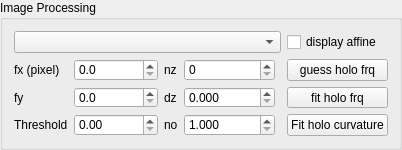
           <widget class="QGroupBox" name="image_processing_groupBox">
            <property name="minimumSize">
             <size>
              <width>0</width>
              <height>40</height>
             </size>
            </property>
            <property name="maximumSize">
             <size>
              <width>16777215</width>
              <height>150</height>
             </size>
            </property>
            <property name="title">
             <string>Image Processing</string>
            </property>
            <layout class="QGridLayout" name="gridLayout_16">
             <item row="0" column="6">
              <widget class="QCheckBox" name="use_affine_xform_checkBox">
               <property name="text">
                <string>display affine</string>
               </property>
              </widget>
             </item>
             <item row="3" column="6">
              <widget class="QPushButton" name="fit_holo_frq_Button">
               <property name="text">
                <string>fit holo frq</string>
               </property>
              </widget>
             </item>
             <item row="2" column="0">
              <widget class="QLabel" name="label_3">
               <property name="text">
                <string>fx (pixel)</string>
               </property>
              </widget>
             </item>
             <item row="0" column="0" colspan="5">
              <widget class="QComboBox" name="image_proc_mode_comboBox">
               <property name="minimumSize">
                <size>
                 <width>200</width>
                 <height>0</height>
                </size>
               </property>
               <property name="maximumSize">
                <size>
                 <width>16777215</width>
                 <height>16777215</height>
                </size>
               </property>
              </widget>
             </item>
             <item row="2" column="6">
              <widget class="QPushButton" name="guess_holo_frq_Button">
               <property name="text">
                <string>guess holo frq</string>
               </property>
              </widget>
             </item>
             <item row="3" column="0">
              <widget class="QLabel" name="label_4">
               <property name="text">
                <string>fy</string>
               </property>
              </widget>
             </item>
             <item row="5" column="0">
              <widget class="QLabel" name="label_17">
               <property name="text">
                <string>Threshold</string>
               </property>
              </widget>
             </item>
             <item row="5" column="6">
              <widget class="QPushButton" name="fit_holo_curvature_Button">
               <property name="text">
                <string>Fit holo curvature</string>
               </property>
              </widget>
             </item>
             <item row="2" column="1">
              <widget class="QDoubleSpinBox" name="fx_doubleSpinBox">
               <property name="decimals">
                <number>1</number>
               </property>
               <property name="minimum">
                <double>0.000000000000000</double>
               </property>
               <property name="maximum">
                <double>10000.000000000000000</double>
               </property>
               <property name="singleStep">
                <double>1.000000000000000</double>
               </property>
              </widget>
             </item>
             <item row="3" column="1">
              <widget class="QDoubleSpinBox" name="fy_doubleSpinBox">
               <property name="decimals">
                <number>1</number>
               </property>
               <property name="minimum">
                <double>0.000000000000000</double>
               </property>
               <property name="maximum">
                <double>10000.000000000000000</double>
               </property>
               <property name="singleStep">
                <double>1.000000000000000</double>
               </property>
              </widget>
             </item>
             <item row="5" column="1">
              <widget class="QDoubleSpinBox" name="threshold_SpinBox">
               <property name="maximum">
                <double>100000.000000000000000</double>
               </property>
              </widget>
             </item>
             <item row="2" column="2">
              <widget class="QLabel" name="label_28">
               <property name="text">
                <string>nz</string>
               </property>
              </widget>
             </item>
             <item row="3" column="2">
              <widget class="QLabel" name="label_29">
               <property name="text">
                <string>dz</string>
               </property>
              </widget>
             </item>
             <item row="3" column="3">
              <widget class="QDoubleSpinBox" name="holo_dz_doubleSpinBox">
               <property name="decimals">
                <number>3</number>
               </property>
               <property name="maximum">
                <double>100000.000000000000000</double>
               </property>
               <property name="singleStep">
                <double>0.100000000000000</double>
               </property>
              </widget>
             </item>
             <item row="2" column="3">
              <widget class="QSpinBox" name="holo_nz_spinBox">
               <property name="maximum">
                <number>201</number>
               </property>
              </widget>
             </item>
             <item row="5" column="2">
              <widget class="QLabel" name="label_30">
               <property name="text">
                <string>no</string>
               </property>
              </widget>
             </item>
             <item row="5" column="3">
              <widget class="QDoubleSpinBox" name="ri_doubleSpinBox">
               <property name="decimals">
                <number>3</number>
               </property>
               <property name="minimum">
                <double>1.000000000000000</double>
               </property>
               <property name="maximum">
                <double>5.000000000000000</double>
               </property>
               <property name="singleStep">
                <double>0.001000000000000</double>
               </property>
              </widget>
             </item>
            </layout>
           </widget>
